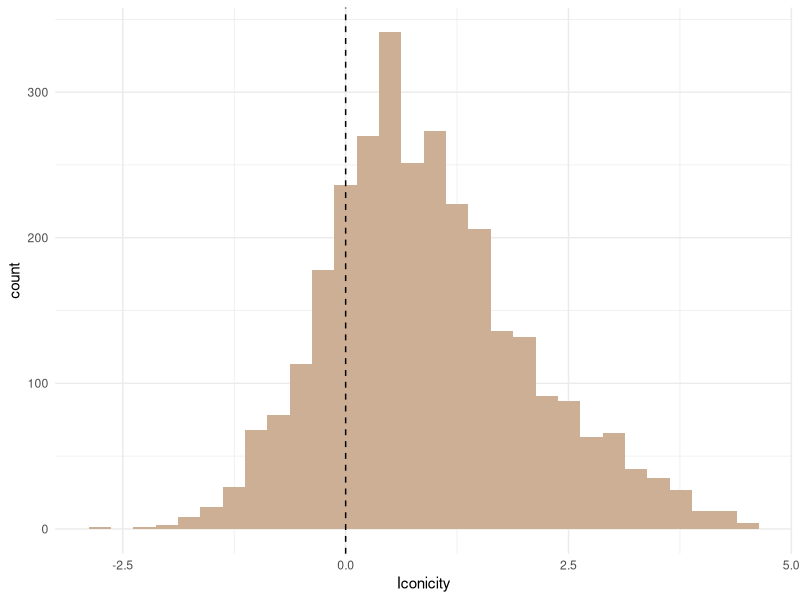

Generate this figure with R: (Note: this script raises an error after producing the figure.)
# --------------------------------------------------------
# Lab 2 A.
###########################################################

# Load in data:
library(dplyr)
library(tidyverse)

icon <- read.csv("perry_winter_2017_iconicity.csv")
mod <- read.csv("lynott_connell_2009_modality.csv")

# Check iconicity tibble:

icon

# Reduce tibble to relevant columns via select():

icon <- select(icon, Word, POS, Iconicity)
icon

# Check range of the iconicity measure:

range(icon$Iconicity)

## Draw a histogram:

ggplot(icon, aes(x = Iconicity)) +
  geom_histogram(fill = "peachpuff3") +
  geom_vline(aes(xintercept = 0), linetype = 2) +
  theme_minimal()

# Check the contents of the mod tibble:

mod

View(mod)
# To display all columns:

mod %>% print(width = Inf)

# To display all rows:

mod %>% print(n = Inf)

# Take relevant subset:

mod <- select(mod, Word, DominantModality:Smell)

# Check:

mod

# Rename 'DominantModality' column to 'Modality':

mod <- rename(mod, Modality = DominantModality)

# Check random rows to get a feel for the tibble:

sample_n(mod, 4)

# Merge the 'mod' tibble into the 'icon' tibble:

both <- left_join(icon, mod)

# Take only the three major content classes:



both <- filter(
  both,
  POS %in% c("Adjective", "Verb", "Noun")
)

# Make a boxplot of iconicity as a function of modality:

ggplot(
  both,
  aes(x = Modality, y = Iconicity, fill = Modality)
) +
  geom_boxplot() +
  theme_minimal()

# Pipeline that excludes NAs:

both %>%
  filter(!is.na(Modality)) %>%
  ggplot(aes(
    x = Modality, y = Iconicity,
    fill = Modality
  )) +
  geom_boxplot() +
  theme_minimal()

# Let's count modalities:

both %>% count(Modality)

## Let's make a bar plot:

both %>%
  count(Modality) %>%
  filter(!is.na(Modality)) %>%
  ggplot(aes(x = Modality, y = n, fill = Modality)) +
  geom_bar(stat = "identity") +
  theme_minimal()

# Same bar plot without creating an intervening tibble ...
# ... of counts by hand. This time, geom_bar() does ...
# ... the counting:

both %>%
  filter(!is.na(Modality)) %>%
  ggplot(aes(Modality, fill = Modality)) +
  geom_bar(stat = "count") +
  theme_minimal()


# --------------------------------------------------------
# Descriptive statistics in R:

# Generate 50 random uniformly distributed numbers:

x <- runif(50)

# Check:

x

# Specify min and max:

x <- runif(50, min = 2, max = 6)

# Check:

head(x)

# Create a quick-and-dirty base R plot:

hist(x, col = "steelblue")

# Generate random normally distributed numbers & plot 'em:

x <- rnorm(50)
hist(x, col = "steelblue")
abline(v = mean(x), lty = 2, lwd = 2)

# Create random data with mean = 5 and SD = 2:

x <- rnorm(50, mean = 5, sd = 2)

# Check mean and SD:

mean(x)
sd(x)

# Check the percentiles:

quantile(x)

# Check the values that span the 68% interval:

quantile(x, 0.16)
quantile(x, 0.84)

# This should correspond to +/- 1 SD around the mean:

mean(x) - sd(x)
mean(x) + sd(x)

# The values of the 95% interval:

quantile(x, 0.025)
quantile(x, 0.975)

# This should correspond to +/- 2 SD around the mean:

mean(x) - 2 * sd(x)
mean(x) + 2 * sd(x)

# Execture repeatedly to get a feel for the normal:

hist(rnorm(n = 20))

#--------------------------#

# Load tidyverse and Warriner et al. (2013) data:

library(tidyverse)

war <- read_csv("warriner_2013_emotional_valence.csv")

# Check:

war

# Check valence measure range:

range(war$Val)

# Check the least and most positive wors:

filter(war, Val == min(Val) | Val == max(Val))

# Same thing, but more compact:

filter(war, Val %in% range(Val))

# Check tibble in ascending order:

arrange(war, Val)

# And descending order:

arrange(war, desc(Val))

#  Mean and SD:

mean(war$Val)
sd(war$Val)

# 68% rule:

mean(war$Val) + sd(war$Val)
mean(war$Val) - sd(war$Val)

# Confirm:

quantile(war$Val, c(0.16, 0.84))

# Median:

median(war$Val)

# Which is the same as the 50th percentile:

quantile(war$Val, 0.5)
